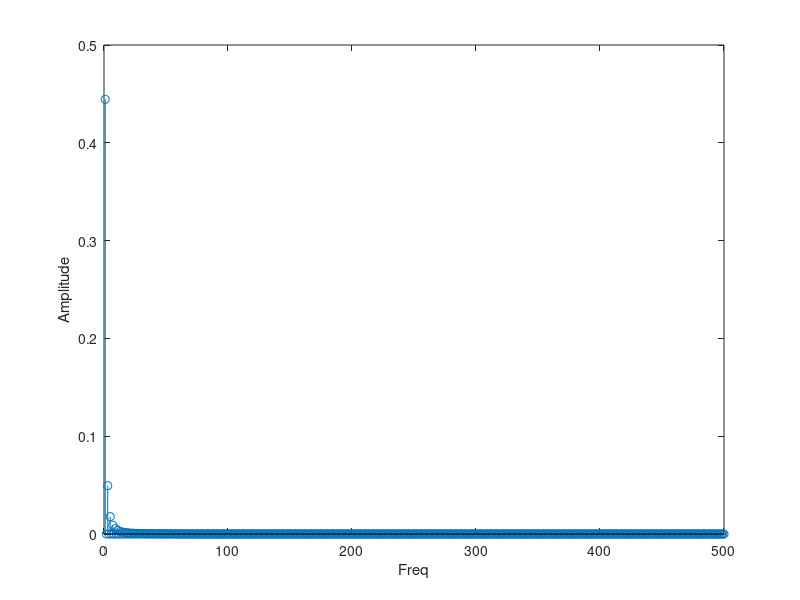

Write MATLAB code to recreate this figure.
# Lab4 - ex1

### 1. Original signal
clear all, close all
pi = 3,14;

T = 100;
A = 1;
k = 500;
kmax = k;
kmin = 0;
ck = zeros(1, k)

x = 1:T;
s = -A * ones(1, T);
s(1:(T/2)) = A;
#plot(x, s);
#ylim([-A-1, A+1]);
#xlabel("Time");
#ylabel("Amplitude");
#hold on;

### 2. Fourier coeficients
for i = 1 : k
  if (rem (i, 2) != 0)
    i
    ck(i) = 2 / (j * pi * i) * A;
  else
    ck(i) = 0; 
  endif
endfor

ck2 = abs(ck).^2
stem(1:k, ck2);

xlabel("Freq");
ylabel("Amplitude");

### 3. Rms
#rms = zeros(1, k)
#for n = 1 : k-1
#  rms(n) = sqrt(quad('signal', 0, T);
#end


